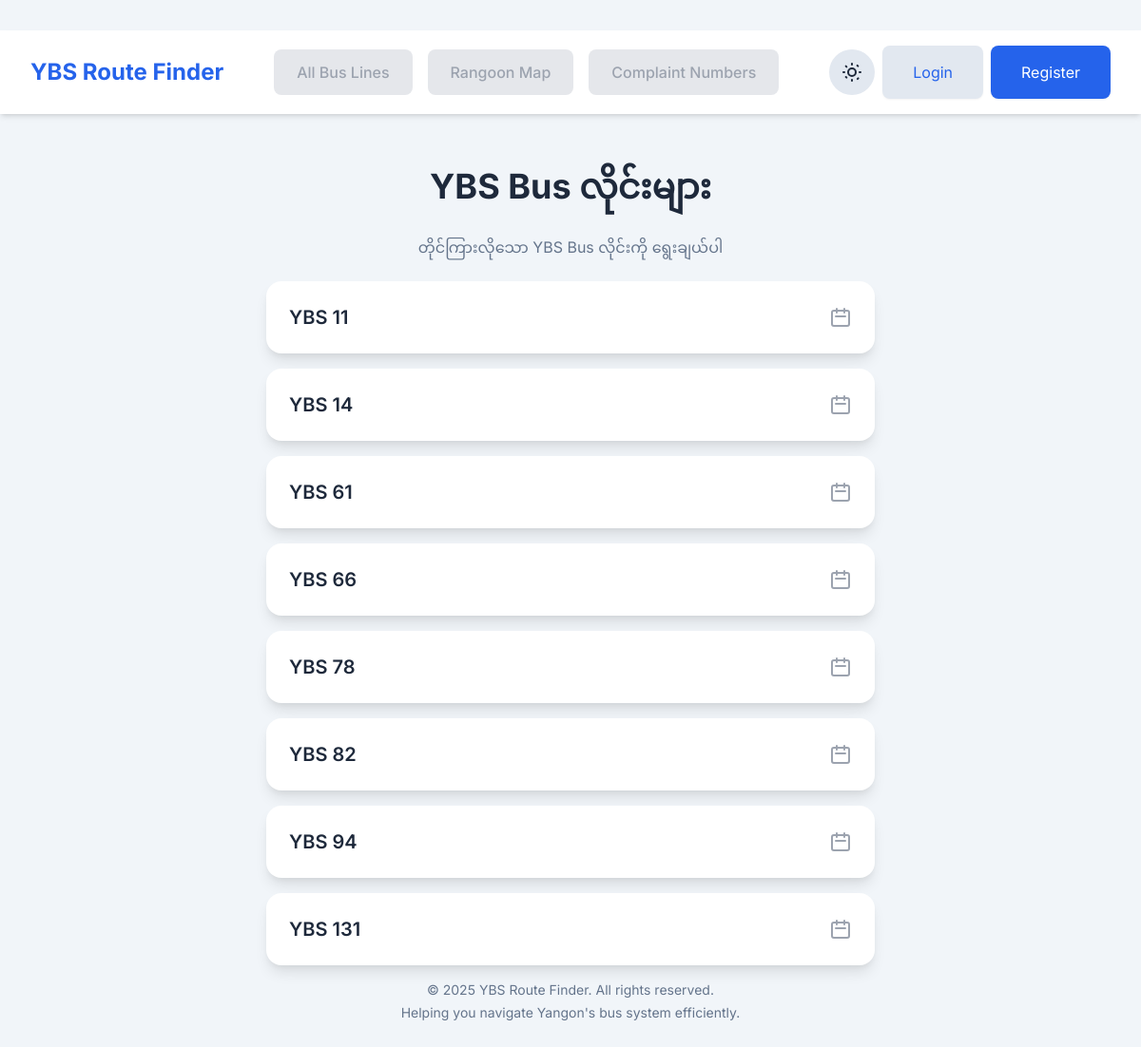
Screenshot of /complaint_numbers/ with the database file from the repository.
### bus_routes/models.py (models this page shows, shortened)
class BusLine(models.Model):
    line_number = models.IntegerField(unique=True, verbose_name="Bus Line Number")
    description = models.TextField(blank=True, verbose_name="Description")
    class Meta:
        verbose_name = "Bus Line"
        verbose_name_plural = "Bus Lines"

### bus_routes/views.py (the view)
# urls.py: path('complaint_numbers/', views.complaint_numbers, name='complaint_numbers'),
def complaint_numbers(request):
    bus_lines = BusLine.objects.all().order_by('line_number')
    context = {'bus_lines': bus_lines}
    return render(request, 'complaint_numbers.html', context)

### templates/complaint_numbers.html (shortened to what this page needs)
<!DOCTYPE html>
<html lang="my">
<head>
    {% load static %}
    <script src="https://cdn.tailwindcss.com"></script>
</head>
<body class="min-h-screen flex flex-col items-center py-8">
    <header class="header w-full shadow-md p-4 mb-6 flex flex-col md:flex-row justify-between items-center px-8">
        <div class="flex items-center mb-4 md:mb-0">
            <h1 class="text-2xl font-bold text-blue-600 dark-theme:text-blue-400">YBS Route Finder</h1>
        </div>
        <nav class="flex-grow flex justify-center space-x-4 mb-4 md:mb-0">
            {% if user.is_authenticated %}
                <a href="{% url 'all_bus_lines' %}" class="px-6 py-3 bg-blue-200 text-blue-800 rounded-lg hover:bg-blue-300 dark-theme:bg-blue-800 dark-theme:text-blue-200 dark-theme:hover:bg-blue-700 transition-all duration-200 text-base font-medium">
                    All Bus Lines
                </a>
                <a href="{% url 'rangoon_map' %}" class="px-6 py-3 bg-blue-200 text-blue-800 rounded-lg hover:bg-blue-300 dark-theme:bg-blue-800 dark-theme:text-blue-200 dark-theme:hover:bg-blue-700 transition-all duration-200 text-base font-medium">
                    Rangoon Map
                </a>
                <a href="{% url 'complaint_numbers' %}" class="px-6 py-3 bg-blue-600 text-white rounded-lg hover:bg-blue-700 dark-theme:bg-blue-400 dark-theme:text-blue-900 dark-theme:hover:bg-blue-500 transition-all duration-200 text-base font-medium">
                    Complaint Numbers
                </a>
            {% else %}
                <span class="px-6 py-3 bg-gray-200 text-gray-400 rounded-lg dark-theme:bg-gray-700 dark-theme:text-gray-500 text-base font-medium cursor-not-allowed"
                      title="Please log in to use this feature">
                    All Bus Lines
                </span>
                <span class="px-6 py-3 bg-gray-200 text-gray-400 rounded-lg dark-theme:bg-gray-700 dark-theme:text-gray-500 text-base font-medium cursor-not-allowed"
                      title="Please log in to use this feature">
                    Rangoon Map
                </span>
                <span class="px-6 py-3 bg-gray-200 text-gray-400 rounded-lg dark-theme:bg-gray-700 dark-theme:text-gray-500 text-base font-medium cursor-not-allowed"
                      title="Please log in to use this feature">
                    Complaint Numbers
                </span>
            {% endif %}
        </nav>
        <div class="flex space-x-2 items-center">
            <button id="theme-toggle" class="p-3 rounded-full bg-secondary text-main-color hover:bg-gray-300 dark-theme:hover:bg-slate-600 transition-all duration-200">
            </button>
            {% if user.is_authenticated %}
                <span class="text-base font-medium text-secondary-color hidden sm:block">Welcome, <span class="font-bold text-blue-600 dark-theme:text-blue-400">{{ user.username }}</span></span>
                <a href="{% url 'logout' %}" class="px-8 py-4 bg-rose-500 text-white rounded-lg hover:bg-rose-600 transition-all duration-200 text-base shadow-sm">
                    Logout
                </a>
            {% else %}
                <a href="{% url 'login' %}" class="px-8 py-4 bg-secondary text-blue-600 dark-theme:text-blue-400 rounded-lg hover:bg-gray-100 dark-theme:hover:bg-slate-600 transition-all duration-200 text-base shadow-sm">
                    Login
                </a>
                <a href="{% url 'register' %}" class="px-8 py-4 bg-blue-600 text-white rounded-lg hover:bg-blue-700 transition-all duration-200 text-base shadow-sm">
                    Register
                </a>
            {% endif %}
        </div>
    </header>
    <div class="container mx-auto px-4 w-full max-w-2xl flex-grow">
        <h2 class="text-4xl font-bold text-center text-main-color my-8">YBS Bus လိုင်းများ</h2>
        <p class="text-center text-secondary-color mb-6">တိုင်ကြားလိုသော YBS Bus လိုင်းကို ရွေးချယ်ပါ</p>
        <div id="bus-lines-list" class="space-y-4">
            {% for line in bus_lines %}
                <div class="card p-6 flex justify-between items-center cursor-pointer hover:bg-gray-50 dark-theme:hover:bg-slate-700 transition-colors duration-200"
                     data-line-number="YBS {{ line.line_number }}">
                    <span class="text-xl font-semibold text-main-color">YBS {{ line.line_number }}</span>
                    <svg xmlns="http://www.w3.org/2000/svg" class="h-6 w-6 text-gray-400" fill="none" viewBox="0 0 24 24" stroke="currentColor">
                        <path stroke-linecap="round" stroke-linejoin="round" stroke-width="2" d="M8 7V3m8 4V3m-9 8h10M5 21h14a2 2 0 002-2V7a2 2 0 00-2-2H5a2 2 0 00-2 2v12a2 2 0 002 2z" />
                    </svg>
                </div>
            {% empty %}
                <p class="text-center text-secondary-color text-lg">YBS Bus လိုင်းများ မရှိသေးပါ</p>
            {% endfor %}
        </div>
    </div>
    <footer class="mt-auto text-center text-secondary-color text-sm py-4">
        <p>© 2025 YBS Route Finder. All rights reserved.</p>
        <p class="mt-1">Helping you navigate Yangon's bus system efficiently.</p>
    </footer>
</body>
</html>

### templates/complaint_numbers.html (style rules this page uses)
body { font-family: 'Inter', sans-serif; background-color: #f1f5f9; color: #1e293b; transition: background-color 0.3s ease, color 0.3s ease; }
.card { background-color: white; transition: all 0.3s ease; border-radius: 1rem; overflow: hidden; box-shadow: 0 10px 15px -3px rgba(0, 0, 0, 0.1), 0 4px 6px -2px rgba(0, 0, 0, 0.05); }
.header { background-color: white; }
.text-main-color { color: #1e293b; }
.text-secondary-color { color: #64748b; }
.bg-secondary { background-color: #e2e8f0; }

### rows the page displays
BusLine: line_number "11"
BusLine: line_number "14"
BusLine: line_number "61"
BusLine: line_number "66"
BusLine: line_number "78"
BusLine: line_number "82"
BusLine: line_number "94"
BusLine: line_number "131"
